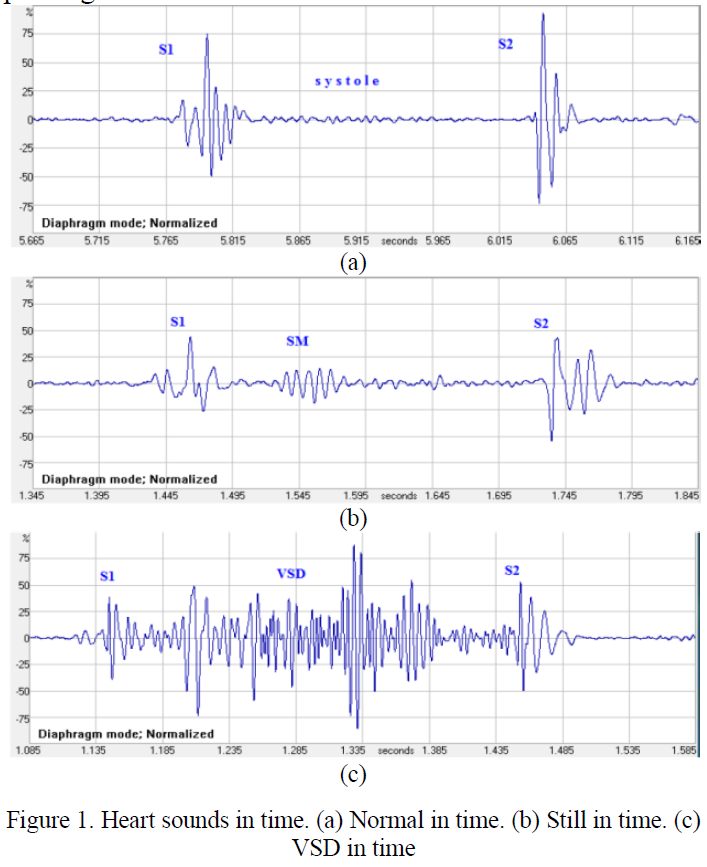
#> input picture Figure1.png, 707 x 867 px
$ python demo_roi.py
#> lines starting #> are read from the running program, lines starting #| are printed output that depends on the picture; after the words box and inside, x2 and y2 are one past the last pixel; in counts of white or black regions, pixels touching at a corner belong together
### src/roi.py
"""Segmentação automática dos gráficos (ROIs) da Figure1.png.

Etapas:
  1. `detectar_faixas_paineis`: acha as faixas verticais (y0, y1) dos três painéis
     usando a barra cinza de rótulos de amplitude, que existe à esquerda de cada
     painel e não existe nas legendas "(a)", "(b)" e "(c)".
  2. `analisar_painel`: dentro de cada faixa, mede a grade
     e a faixa de rótulos de tempo para obter a ROI interior e a calibração.

Nenhuma coordenada fixa é usada na detecção. `src/config.py` só serve de fallback.
"""
import logging
from dataclasses import dataclass

import numpy as np

from src import config

log = logging.getLogger(__name__)

# Pixel é "não branco" se a soma dos canais ficar abaixo disto (3 * 250).
LIMITE_NAO_BRANCO = 750


class RoiError(RuntimeError):
    """A detecção automática não encontrou a estrutura esperada."""


def faixas(mascara):
    """Trechos consecutivos True de um vetor booleano, como lista de (inicio, fim)."""
    mascara = np.asarray(mascara, dtype=bool)
    if mascara.size == 0:
        return []
    ext = np.concatenate(([False], mascara, [False])).astype(np.int8)
    d = np.diff(ext)
    return list(zip(np.flatnonzero(d == 1), np.flatnonzero(d == -1) - 1))


def mascara_nao_branco(rgb):
    """True onde o pixel não é (quase) branco."""
    return rgb.astype(np.int32).sum(axis=2) < LIMITE_NAO_BRANCO


def detectar_barra_lateral(nao_branco, fracao=0.5, largura_minima=10):
    """Colunas (x0, x1) da barra cinza de rótulos de amplitude, à esquerda dos painéis.

    É o primeiro trecho de colunas largo em que mais da metade dos pixels não é branca.
    """
    cobertura = nao_branco.mean(axis=0)
    for x0, x1 in faixas(cobertura > fracao):
        if x1 - x0 + 1 >= largura_minima:
            return int(x0), int(x1)
    raise RoiError("barra lateral dos painéis não encontrada")


def detectar_faixas_paineis(rgb, altura_minima_rel=0.1):
    """Faixas verticais (y0, y1) dos painéis, de cima para baixo.

    Um painel é um trecho de linhas em que a barra lateral é não branca e que tem
    pelo menos `altura_minima_rel` da altura da imagem. Isso descarta as legendas
    e a descrição da figura.
    """
    nao_branco = mascara_nao_branco(rgb)
    x0, x1 = detectar_barra_lateral(nao_branco)
    # Usa só o miolo da barra para ignorar suas bordas com antialiasing.
    miolo = nao_branco[:, x0 + 2:x1 - 1]
    altura_min = altura_minima_rel * rgb.shape[0]
    paineis = [(int(a), int(b)) for a, b in faixas(miolo.mean(axis=1) > 0.5) if b - a + 1 >= altura_min]
    if not paineis:
        raise RoiError("nenhum painel encontrado")
    return paineis


# ----------------------------------------------------------------------------
# Análise de cada painel: grade, faixa de rótulos de tempo e ROI interior
# ----------------------------------------------------------------------------
N_INTERVALOS_TEMPO = 10     # a grade tem 10 intervalos verticais por painel
N_INTERVALOS_AMPLITUDE = 6  # de +75% a -75%, em passos de 25%


@dataclass(frozen=True)
class Painel:
    """Resultado da segmentação de um painel (coordenadas em pixels da imagem)."""
    nome: str
    faixa: tuple          # (y0, y1) do painel inteiro, com moldura e rótulos de tempo
    roi: tuple            # (x0, y0, x1, y1) interior do gráfico, sem moldura nem rótulos
    x_esq: float          # x da borda esquerda do eixo de tempo
    x_dir: float          # x da borda direita do eixo de tempo
    y_75: float           # y da linha de +75%
    y_zero: float         # y da linha de 0%
    y_m75: float          # y da linha de -75%
    y_rotulos_tempo: int  # primeira linha da faixa de rótulos de tempo


def mascara_cinza(rgb):
    """Pixels cinza claro (R≈G≈B entre 180 e 249): grade e faixas de rótulos."""
    r, g, b = (rgb[..., i].astype(np.int32) for i in range(3))
    return (np.abs(r - g) < 10) & (np.abs(g - b) < 10) & (r >= 180) & (r < 250)


def _mesclar(trechos, folga=3):
    """Une trechos separados por no máximo `folga` posições (linhas de grade partidas)."""
    saida = []
    for a, b in trechos:
        if saida and a - saida[-1][1] <= folga:
            saida[-1] = (saida[-1][0], b)
        else:
            saida.append((a, b))
    return saida


def _centro(trecho):
    return (trecho[0] + trecho[1]) / 2.0


def _calibrar_amplitude(linhas):
    """Posições y de +75..-75% a partir das linhas horizontais da grade (de cima para baixo).

    A última linha é -75%. A linha de 0% costuma ficar coberta pela curva, então os
    valores são obtidos por ajuste linear sobre o índice de cada linha detectada.
    """
    ultimas = np.asarray(linhas[-N_INTERVALOS_AMPLITUDE:], dtype=float)
    if len(ultimas) < 4:
        raise RoiError("linhas horizontais da grade insuficientes")
    dif = np.diff(ultimas)
    passo0 = float(np.mean(dif[dif < 1.5 * dif.min()]))
    ks = np.round((ultimas[-1] - ultimas) / passo0).astype(int)  # 0 = -75%, 6 = +75%
    uteis = (ks >= 0) & (ks <= N_INTERVALOS_AMPLITUDE)
    if uteis.sum() < 4:
        raise RoiError("não foi possível indexar as linhas de amplitude")
    a, b = np.polyfit(ks[uteis], ultimas[uteis], 1)  # y = a*k + b
    ys = [a * k + b for k in range(N_INTERVALOS_AMPLITUDE, -1, -1)]  # +75 ... -75
    return ys, -float(a)


def analisar_painel(rgb, faixa, nome, x_inicio):
    """Mede a grade de um painel e devolve a ROI interior e a calibração geométrica.

    faixa    : (y0, y1) devolvido por detectar_faixas_paineis.
    x_inicio : primeira coluna depois da barra lateral de rótulos de amplitude.
    """
    y0, y1 = faixa
    cinza = mascara_cinza(rgb)[y0:y1 + 1, :]
    altura, largura = cinza.shape

    # Faixa de rótulos de tempo = último trecho largo de linhas quase todas cinza.
    por_linha = cinza.sum(axis=1)
    largos = [(a, b) for a, b in faixas(por_linha > 0.35 * largura) if b - a + 1 >= 8]
    if not largos:
        raise RoiError(f"painel {nome}: faixa de rótulos de tempo não encontrada")
    base = int(largos[-1][0] + y0)

    # Linhas horizontais da grade acima da faixa de rótulos
    linhas = [_centro(t) + y0 for t in faixas(por_linha > 0.7 * largura) if t[1] + y0 < base]
    ys, passo = _calibrar_amplitude(linhas)

    # Linhas verticais da grade: a k-ésima fica em x_esq + k * passo_x (k = 1..10)
    por_coluna = cinza[:, x_inicio:].sum(axis=0)
    colunas = [x_inicio + _centro(t) for t in _mesclar(faixas(por_coluna > 0.5 * altura))]
    if len(colunas) != N_INTERVALOS_TEMPO:
        raise RoiError(f"painel {nome}: {len(colunas)} linhas verticais, esperado {N_INTERVALOS_TEMPO}")
    k = np.arange(1, N_INTERVALOS_TEMPO + 1)
    passo_x, x_esq = np.polyfit(k, colunas, 1)
    x_dir = x_esq + N_INTERVALOS_TEMPO * passo_x

    # ROI: do topo (linha de 100% = +75% menos um passo) até acima dos rótulos de tempo
    roi_ = (int(round(x_esq)) + 2, int(round(ys[0] - passo)) + 2, int(round(x_dir)) - 1, base - 1)
    return Painel(nome=nome, faixa=(y0, y1), roi=roi_, x_esq=float(x_esq), x_dir=float(x_dir),
                  y_75=float(ys[0]), y_zero=float(ys[3]), y_m75=float(ys[-1]), y_rotulos_tempo=int(base))


# [5 lines left out: function _painel_do_config, not called in this run]


def segmentar_paineis(rgb, usar_fallback=True):
    """Segmenta os três gráficos (a, b, c) da figura.

    Se a detecção automática falhar e `usar_fallback` for True, usa as coordenadas de
    src/config.py (medidas na Task 1B) e registra um aviso no log.
    """
    nomes = tuple(config.PAINEIS)
    try:
        x0, x1 = detectar_barra_lateral(mascara_nao_branco(rgb))
        faixas_ = detectar_faixas_paineis(rgb)
        if len(faixas_) != len(nomes):
            raise RoiError(f"{len(faixas_)} painéis detectados, esperado {len(nomes)}")
        return [analisar_painel(rgb, f, n, x1 + 1) for f, n in zip(faixas_, nomes)]
    except RoiError as erro:
        if not usar_fallback:
            raise
        log.warning("Detecção automática falhou (%s). Usando coordenadas do config.", erro)
        return [_painel_do_config(n) for n in nomes]


def recortar(rgb, painel):
    """Recorte do interior do gráfico (a ROI é inclusiva em x1 e y1)."""
    x0, y0, x1, y1 = painel.roi
    return rgb[y0:y1 + 1, x0:x1 + 1]


def desenhar_rois(rgb, paineis, cor=(255, 0, 0), espessura=1):
    """Cópia da figura com o retângulo da ROI e o nome de cada painel."""
    import cv2  # só esta função de visualização depende do OpenCV
    saida = np.ascontiguousarray(rgb.copy())
    for p in paineis:
        x0, y0, x1, y1 = p.roi
        cv2.rectangle(saida, (x0, y0), (x1, y1), cor, espessura)
        cv2.putText(saida, p.nome, (x0 + 4, y0 + 16), cv2.FONT_HERSHEY_SIMPLEX, 0.6, cor, 2)
    return saida

### demo_roi.py
"""Demo da Task 4: segmenta os três gráficos da Figure1.png.

Saída em outputs/:
  roi_a.png, roi_b.png, roi_c.png : recortes do interior de cada gráfico
  rois_detectadas.png             : figura original com as ROIs desenhadas

Uso: python demo_roi.py
"""
import logging

import cv2

from src import config
from src.roi import recortar, segmentar_paineis, desenhar_rois


def main():
    logging.basicConfig(level=logging.INFO, format="%(levelname)s: %(message)s")
    config.SAIDA.mkdir(parents=True, exist_ok=True)
    bgr = cv2.imread(str(config.FIGURA), cv2.IMREAD_COLOR)
#> bgr is the input picture: shape (867, 707, 3); mean B, G, R 246.8, 243.7, 243.7
    rgb = bgr[:, :, ::-1].copy()

    paineis = segmentar_paineis(rgb, usar_fallback=False)  # a demo deve usar a detecção automática
#> in mascara_nao_branco, `return rgb.astype(np.int32).sum(axis=2) < LIMITE_NAO_BRANCO`:
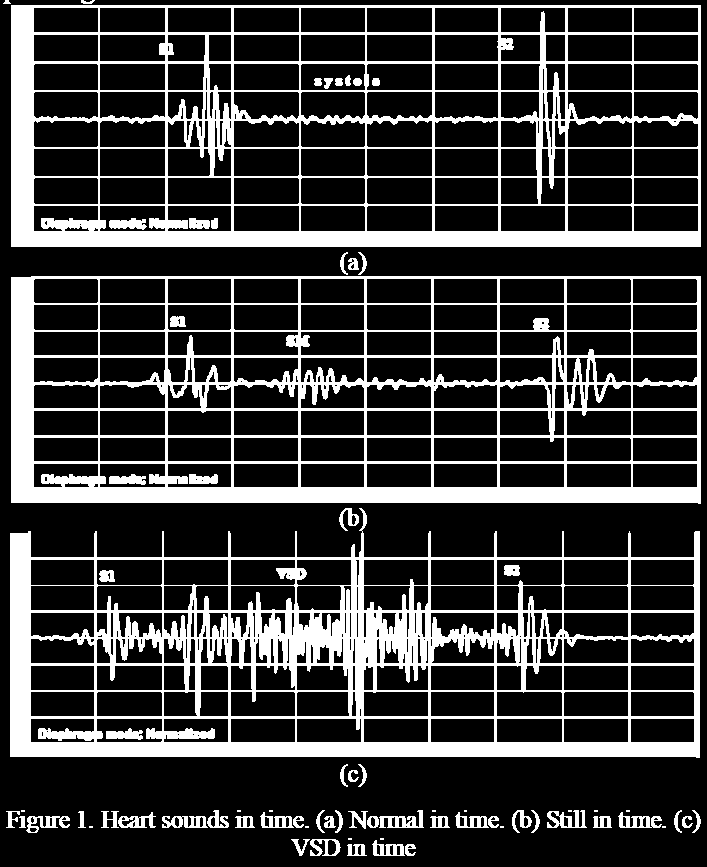
#> returned value: shape (867, 707) bool; 22.8% white; 74 white regions (14 under 20 px), largest, box (x1, y1, x2, y2) and area: (10, 508, 700, 758) 48837, (11, 276, 701, 504) 41284, (11, 5, 701, 247) 41024
#> in detectar_barra_lateral, `cobertura = nao_branco.mean(axis=0)`: cobertura = 707 values, max 0.821 at index 698, min 0 at index 0, mean 0.228
#> the loop in detectar_barra_lateral, `for x0, x1 in faixas(cobertura > fracao):` made 1 pass
#> (x0, x1) on pass 1: (11, 33)
#> in segmentar_paineis, `x0, x1 = detectar_barra_lateral(mascara_nao_branco(rgb))`: x0 = 11; x1 = 33
#> in detectar_faixas_paineis, `x0, x1 = detectar_barra_lateral(nao_branco)`: x0 = 11; x1 = 33
#> in detectar_faixas_paineis, `paineis = [(int(a), int(b)) for a, b in faixas(miolo.mean(axis=1) > 0...`: paineis = [(5, 246), (277, 502), (533, 756)]
#> in mascara_cinza, `r, g, b = (rgb[..., i].astype(np.int32) for i in range(3))`: r: shape (867, 707) int32; 256 distinct labels, from 0 to 255
#> in mascara_cinza, `r, g, b = (rgb[..., i].astype(np.int32) for i in range(3))`: g: shape (867, 707) int32; 256 distinct labels, from 0 to 255
#> in mascara_cinza, `r, g, b = (rgb[..., i].astype(np.int32) for i in range(3))`:
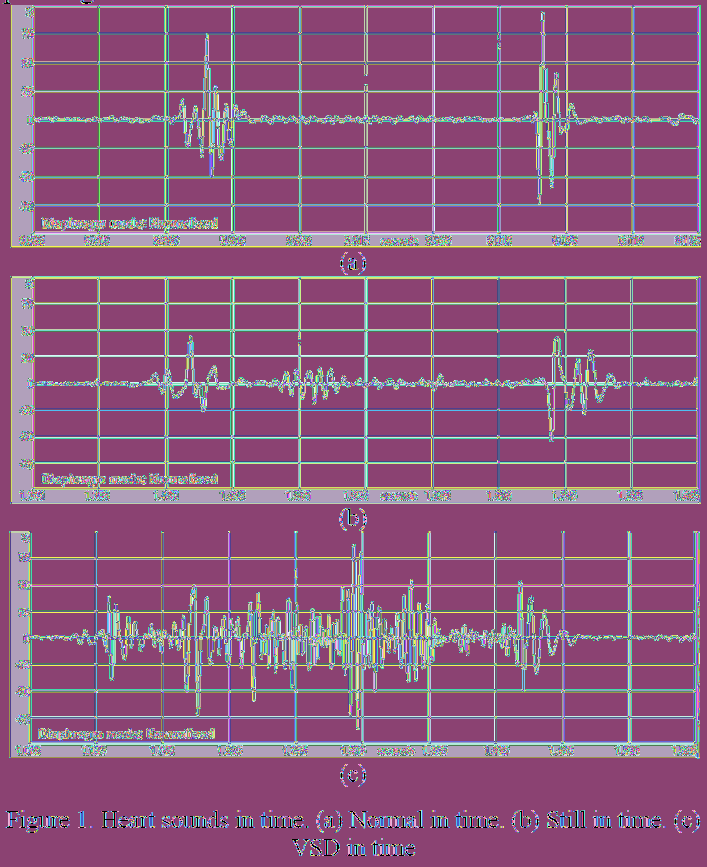
#> b: shape (867, 707) int32; 256 distinct labels, from 0 to 255; one colour per label, 0 black
#> in mascara_cinza, `return (np.abs(r - g) < 10) & (np.abs(g - b) < 10) & (r >= 180) & (r <..`: returned value: shape (867, 707) bool; 15.4% white; 1205 white regions (1150 under 20 px), largest, box (x1, y1, x2, y2) and area: (11, 276, 701, 504) 31803, (11, 5, 701, 247) 29869, (10, 531, 698, 758) 26696
#> in analisar_painel, `cinza = mascara_cinza(rgb)[y0:y1 + 1, :]`:
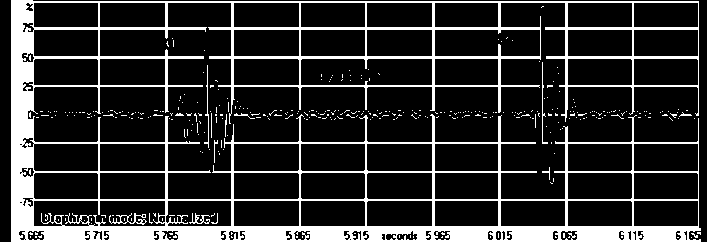
#> cinza: shape (242, 707) bool; 18.5% white; 363 white regions (352 under 20 px), largest, box (x1, y1, x2, y2) and area: (11, 0, 701, 242) 29869, (109, 213, 147, 225) 145, (542, 62, 548, 144) 101
#> in analisar_painel, `por_linha = cinza.sum(axis=1)`: por_linha = 242 values, max 690 at index 228, min 22 at index 0, mean 130.6
#> in analisar_painel, `largos = [(a, b) for a, b in faixas(por_linha > 0.35 * largura) if b -..`: largos = [(226, 241)]
#> in analisar_painel, `base = int(largos[-1][0] + y0)`: base = 231
#> in analisar_painel, `linhas = [_centro(t) + y0 for t in faixas(por_linha > 0.7 * largura) i..`: linhas = [6.5, 33, 62, 90.5, 147.5, 176.5, 204.5]
#> in _calibrar_amplitude, `ultimas = np.asarray(linhas[-N_INTERVALOS_AMPLITUDE:], dtype=float)`: ultimas = [33, 62, 90.5, 147.5, 176.5, 204.5]
#> in _calibrar_amplitude, `dif = np.diff(ultimas)`: dif = [29, 28.5, 57, 29, 28]
#> in _calibrar_amplitude, `passo0 = float(np.mean(dif[dif < 1.5 * dif.min()]))`: passo0 = 28.62
#> in _calibrar_amplitude, `ks = np.round((ultimas[-1] - ultimas) / passo0).astype(int)`: ks = [6, 5, 4, 2, 1, 0]
#> in _calibrar_amplitude, `uteis = (ks >= 0) & (ks <= N_INTERVALOS_AMPLITUDE)`: uteis = [True, True, True, True, True, True]
#> in _calibrar_amplitude, `a, b = np.polyfit(ks[uteis], ultimas[uteis], 1)`: a = -28.59; b = 204.8
#> in _calibrar_amplitude, `ys = [a * k + b for k in range(N_INTERVALOS_AMPLITUDE, -1, -1)]`: ys = [33.23, 61.82, 90.41, 119, 147.6, 176.2, 204.8]
#> in analisar_painel, `ys, passo = _calibrar_amplitude(linhas)`: passo = 28.59
#> in analisar_painel, `por_coluna = cinza[:, x_inicio:].sum(axis=0)`: por_coluna = 673 values, max 238 at index 398, min 0 at index 667, mean 39.42
#> in _mesclar, `saida = []`: saida = []
#> the loop in _mesclar, `for a, b in trechos:` made 10 passes
#> (a, b) on passes 1 to 10: (64, 65), (131, 133), (197, 199), (265, 266), (331, 332), (398, 400), (464, 466), (531, 533), (598, 599), (664, 664)
#> after the loop in _mesclar, `for a, b in trechos:`: saida = [(64, 65), (131, 133), (197, 199), (265, 266), (331, 332), (398, 400), (464, 466), (531, 533), (598, 599), (664, 664)]
#> in analisar_painel, `colunas = [x_inicio + _centro(t) for t in _mesclar(faixas(por_coluna >..`: colunas = [98.5, 166, 232, 299.5, 365.5, 433, 499, 566, 632.5, 698]
#> in analisar_painel, `passo_x, x_esq = np.polyfit(k, colunas, 1)`: passo_x = 66.65; x_esq = 32.43
#> in analisar_painel, `x_dir = x_esq + N_INTERVALOS_TEMPO * passo_x`: x_dir = 698.9
#> in analisar_painel, `roi_ = (int(round(x_esq)) + 2, int(round(ys[0] - passo)) + 2, int(roun..`: roi_ = (34, 7, 698, 230)
#> in analisar_painel (call 2), `cinza = mascara_cinza(rgb)[y0:y1 + 1, :]`: cinza: shape (226, 707) bool; 20.4% white; 338 white regions (325 under 20 px), largest, box (x1, y1, x2, y2) and area: (11, 0, 701, 226) 31130, (109, 197, 146, 207) 85, (189, 197, 214, 207) 81
#> the loop in _mesclar (call 2), `for a, b in trechos:` made 10 passes
#> (a, b) on passes 1 to 10: (64, 65), (131, 133), (197, 199), (264, 266), (330, 332), (397, 399), (463, 465), (530, 532), (597, 598), (663, 666)
#> call 3 of analisar_painel, with faixa = (533, 756), nome = 'c', x_inicio = 34
#> in analisar_painel (call 3), `y0, y1 = faixa`: y0 = 533; y1 = 756
#> in analisar_painel (call 3), `cinza = mascara_cinza(rgb)[y0:y1 + 1, :]`:
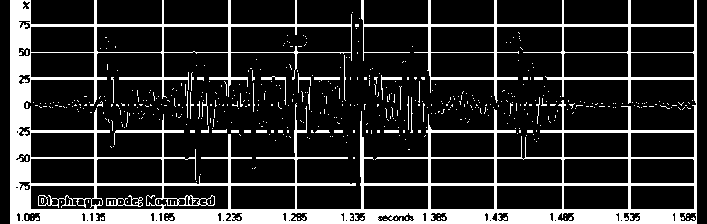
#> cinza: shape (224, 707) bool; 18.5% white; 504 white regions (473 under 20 px), largest, box (x1, y1, x2, y2) and area: (10, 0, 697, 224) 26649, (106, 195, 143, 207) 138, (261, 76, 286, 105) 95
#> in analisar_painel (call 3), `por_linha = cinza.sum(axis=1)`: por_linha = 224 values, max 687 at index 209, min 36 at index 21, mean 130.7
#> in analisar_painel (call 3), `largos = [(a, b) for a, b in faixas(por_linha > 0.35 * largura) if b -..`: largos = [(209, 223)]
#> in analisar_painel (call 3), `base = int(largos[-1][0] + y0)`: base = 742
#> in analisar_painel (call 3), `linhas = [_centro(t) + y0 for t in faixas(por_linha > 0.7 * largura) i..`: linhas = [558, 585, 611, 664, 690.5, 717]
#> in analisar_painel (call 3), `ys, passo = _calibrar_amplitude(linhas)`: ys = [558.2, 584.7, 611.1, 637.6, 664, 690.5, 717]; passo = 26.46
#> in analisar_painel (call 3), `por_coluna = cinza[:, x_inicio:].sum(axis=0)`: por_coluna = 673 values, max 224 at index 662, min 0 at index 663, mean 37.11
#> in analisar_painel (call 3), `colunas = [x_inicio + _centro(t) for t in _mesclar(faixas(por_coluna >..`: colunas = [95, 162.5, 229, 295.5, 362, 429, 495, 562.5, 629, 695]
#> in analisar_painel (call 3), `passo_x, x_esq = np.polyfit(k, colunas, 1)`: passo_x = 66.66; x_esq = 28.83
#> in analisar_painel (call 3), `x_dir = x_esq + N_INTERVALOS_TEMPO * passo_x`: x_dir = 695.4
#> in analisar_painel (call 3), `roi_ = (int(round(x_esq)) + 2, int(round(ys[0] - passo)) + 2, int(roun..`: roi_ = (31, 534, 694, 741)
#> paineis = 3 items
    for p in paineis:
        recorte = recortar(rgb, p)
        cv2.imwrite(str(config.SAIDA / f"roi_{p.nome}.png"), recorte[:, :, ::-1])
        x0, y0, x1, y1 = p.roi
        print(f"painel {p.nome} ({config.PAINEIS[p.nome]['nome']}): ROI x[{x0}, {x1}] y[{y0}, {y1}] "
              f"-> {recorte.shape[1]}x{recorte.shape[0]} px")
#> this loop made 3 passes
#> (x0, y0, x1, y1) on passes 1 to 3: (34, 7, 698, 230), (34, 279, 697, 486), (31, 534, 694, 741)
#| painel a (Normal): ROI x[34, 698] y[7, 230] -> 665x224 px
#| painel b (Still): ROI x[34, 697] y[279, 486] -> 664x208 px
#| painel c (VSD): ROI x[31, 694] y[534, 741] -> 664x208 px
#> pass 1, in main, `recorte = recortar(rgb, p)`:
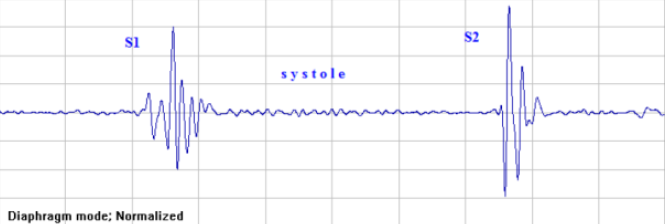
#> recorte: shape (224, 665, 3); mean R, G, B 247.4, 247.4, 250.2
#> pass 2, in main, `recorte = recortar(rgb, p)`:
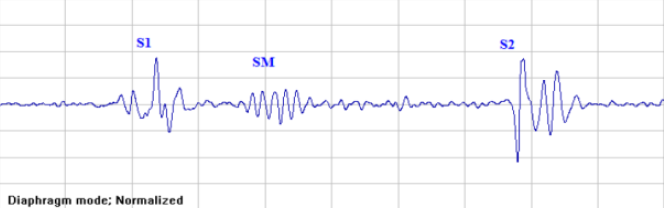
#> recorte: shape (208, 664, 3); mean R, G, B 247.8, 247.8, 250.3

    cv2.imwrite(str(config.SAIDA / "rois_detectadas.png"), desenhar_rois(rgb, paineis)[:, :, ::-1])
#> the loop in desenhar_rois, `for p in paineis:` made 3 passes
#> after the loop in desenhar_rois, `for p in paineis:`:
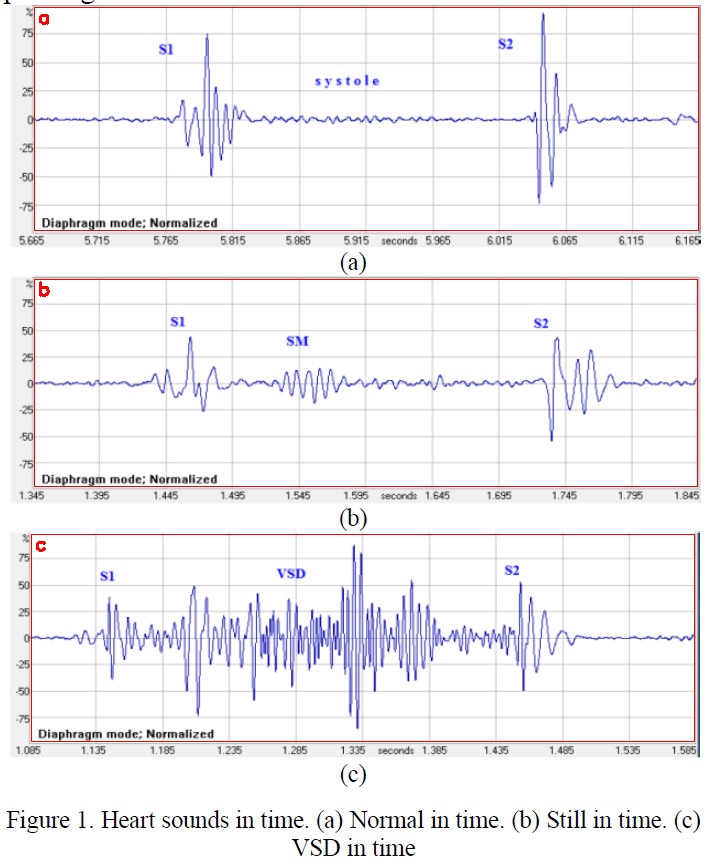
#> saida: shape (867, 707, 3); mean R, G, B 243.7, 241.5, 244.5
    print(f"Imagens salvas em {config.SAIDA}")


if __name__ == "__main__":
    main()
